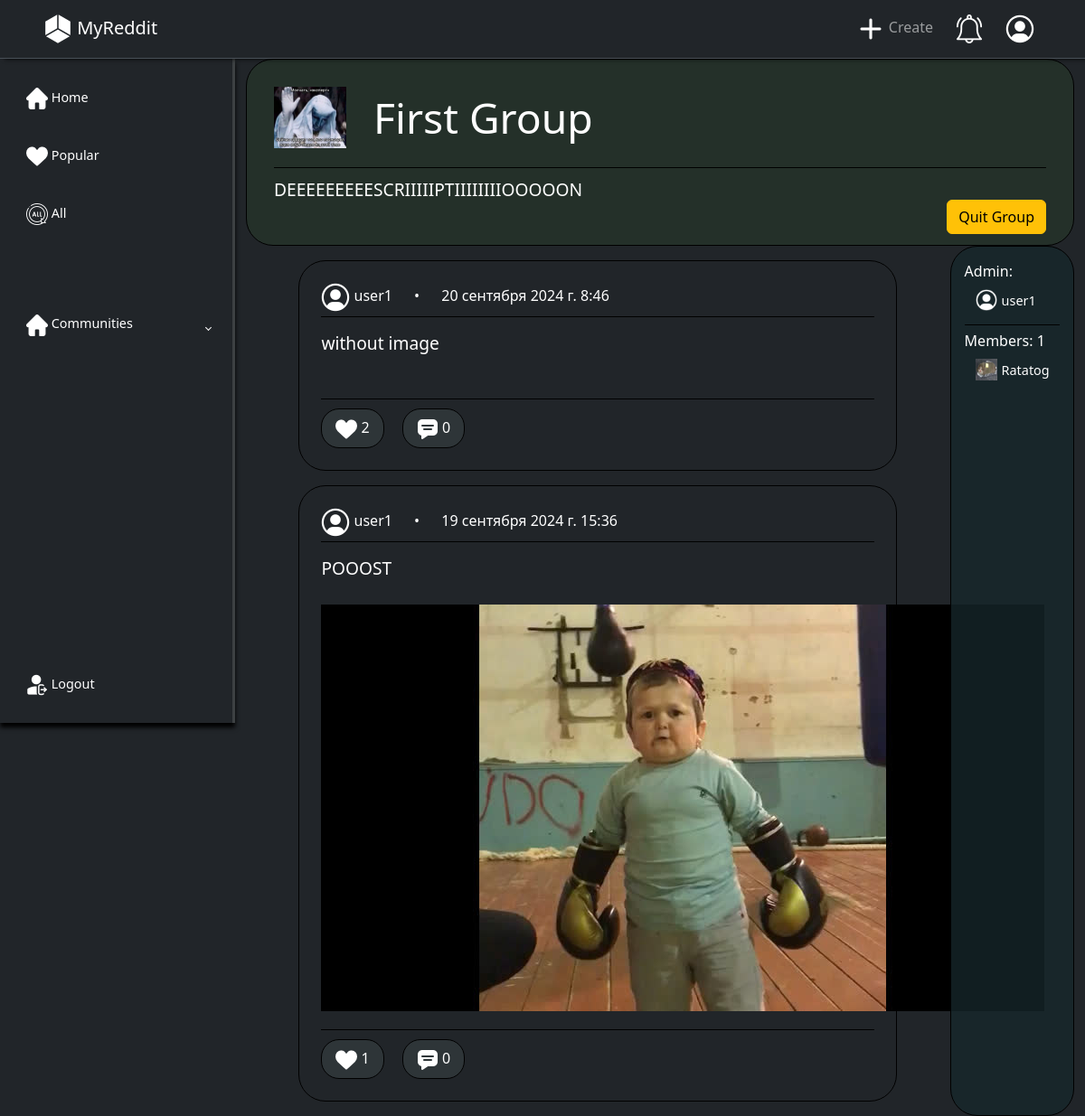
The page /group/3/ (signed in) on the database its author committed.
### main/models.py (models this page shows, shortened)
class Group(models.Model):
    title = models.CharField(max_length=35, verbose_name='Название', unique=True)
    description = models.CharField(max_length=200, blank=True, null=True, default=None, verbose_name='Описание')
    photo = models.ImageField(upload_to="main/group/%Y/%m/%d/", blank=True, null=True, verbose_name='Фото')
    admin = models.ForeignKey("users.User", on_delete=models.CASCADE, null=True, verbose_name='Админ', related_name='group')
    members = models.ManyToManyField("users.User", blank=True, verbose_name="Пользователи", related_name='member')

class Post(models.Model):
    text = models.CharField(max_length=50, verbose_name='Текст')
    likes = models.ManyToManyField('users.User', blank=True, verbose_name='Лайки', related_name='plikes')
    group = models.ForeignKey("main.Group", on_delete=models.CASCADE, null=True, default='', verbose_name='Группа', related_name='post')
    create_date = models.DateTimeField(auto_now_add=True, verbose_name='Дата создания', null=True)
    user = models.ForeignKey("users.User", on_delete=models.CASCADE, verbose_name='Пользователь', related_name='post')
    tags = models.CharField(max_length=300, verbose_name='Теги', null=True, blank=True, default=None)
    class Meta:
        ordering = ['-create_date']
        indexes = [
            models.Index(fields=['text', 'group', '-create_date'])
        ]

class Image(models.Model):
    url = models.ImageField(upload_to="main/post/%Y/%m/%d/", blank=True, null=True, verbose_name='Фото')
    post = models.ForeignKey("main.Post", null=True, blank=True, on_delete=models.CASCADE, verbose_name='Картинка', related_name='img')

### users/models.py (models this page shows, shortened)
class User(AbstractUser):
    avatar = models.ImageField(upload_to="users/%Y/%m/%d/", blank=True, null=True, verbose_name='Фото', default=DEFAULT_USER_IMAGE)
    status = models.CharField(max_length=80, default='', blank=True, null=True, verbose_name='Статус')
    groups = models.ManyToManyField('main.Group', blank=True, related_name='groups', verbose_name='Группы')
    likes = models.ManyToManyField('main.Post', blank=True, related_name='liked', verbose_name='Лайки')

### main/views.py (the view)
# urls.py: path('group/<int:pk>/', views.GroupView.as_view(), name='group'),
class GroupView(LoginMixn, DetailView):
    template_name = 'main/group.html'
    context_object_name = 'group'
    pk_url_kwarg = 'pk'
    def get_context_data(self, **kwargs):
        context =  super().get_context_data(**kwargs)
        context['title'] = context['group'].title
        context['posts'] = context['group'].post.all()
        return context
    def get_object(self, queryset = None):
        return get_object_or_404(Group.objects, pk=self.kwargs[self.pk_url_kwarg])

### main/templatetags/main_tags.py (called while the page is built)
@register.simple_tag(name='md_html')
def madrdown_to_html(text):
    html_content = markdown(text, extensions=['extra', 'fenced_code', 'tables'])
    return mark_safe(html_content)

@register.simple_tag(name='is_member')
def user_is_member(group, user):
    return group.members.filter(pk=user.pk).exists()

### main/templates/main/group.html
{% extends "base.html" %}
{% load main_tags %}
{% block content %}
<div class="group">
    <div class="group-header">
        <div class='g-h-top'>
            <div class="group-photo">
                <img src="{{ group.photo.url }}">
            </div>
            <span>{{ group.title }}</span>
        </div>
        <div class='g-h-bottom'>
            <div class="group-description">
                <span>{% md_html group.description %}</span>
            </div>
        </div>
        <div class="g-h-side">
            {% is_member group user as m %}
            {% if group.admin.pk == user.pk %}
            <a class='btn btn-secondary disabled'>You Are An Admin</a>
            {% elif not m %}
            <a href="{% url "join_group" group.pk %}" class='btn btn-success'>Join Group</a>
            {% else %}
            <a href="{% url "quit_group" group.pk %}" class='btn btn-warning'>Quit Group</a>
            {% endif %}
        </div>
    </div>
    <div class="group-main">
        <div class="group-posts">
            {% for post in posts %}
            {% include "main/includes/post.html" %}
            {% endfor %}
        </div>
        <div class="group-side">
            <div class="admin">
                <span>Admin:</span>
                {% with member=group.admin %}
                {% include "users/includes/profile_mini.html" %}
                {% endwith %}
            </div>
            <div class="members">
                <span>Members: {{group.members.count}}</span>
                <div class="list-members">
                    {% for member in group.members.all %}
                    {% include "users/includes/profile_mini.html" %}
                    {% endfor %}
                </div>
            </div>
        </div>
    </div>
</div>
{% endblock content %}

### main/templates/main/includes/post.html (shortened to what this page needs)
{% load static %}
{% load main_tags %}
<div class="border border-black p-4 my-3 text-white post">
    <a href="{% url "post" post.pk %}">
    <div class="post-header">
        <img src="{{ post.user.avatar.url }}">
        <span class='post-username'>{{post.user.username}}</span>
        <span class='post-date'>{{post.create_date}}</span>
    </div>
    <div class="post-main">
        <span>{% md_html post.text %}</span>
        <div class="post-images">
            {% if post.img.first.url %}
            <img src="{{ post.img.first.url.url }}">
            {% endif %}
        </div>
    </div>
    <div class="post-footer">
        <div class="likes">
            <form action="{% url "like_post" post.pk %}", method='POST'>
                <button type='submit', class='btn_like'>
                    <img src="{% static "images/like.png" %}">
                    <span>{{post.likes.count}}</span>
                </button>
            </form>
        </div>
        <div class="commenting">
            <a href="{% url "post" post.pk %}">
                <img src="{% static "images/comment.png" %}">
                <span>{{post.cpost.count}}</span>
            </a>
        </div>
    </div>
    </a>
</div>

### users/templates/users/includes/profile_mini.html
{% load static %}
<li class="sidebar-item subitem group-mini-li">
    <img src="{{ member.avatar.url }}">
    <a href="{% url "users:profile" member.pk %}" class="sidebar-link">{{member.username}}</a>
</li>

### main/static/css/style.css (style rules this page uses)
a { text-decoration: none; }
li { list-style: none; }
a.sidebar-link { padding: 0.625rem 1.625rem; color: #fff; display: block; font-size: 0.9rem; white-space: nowrap; border-left: 3px solid transparent; }
.subitem img { float: left; margin: 8px 5px 0px 12px; }
.sidebar-item { position: relative; }
.post { margin: auto; width: 70%; border-radius: 30px; }
.post-header { border-bottom: 1px black solid; margin-bottom: 5px; padding-bottom: 5px; }
.post-header img { width: 32px; }
.post-username { margin-right: 20px; }
.post-username::after { content: " •"; margin-left: 20px; }
.post-main { display: flex; flex-direction: column; }
.post-main span { font-size: 120%; margin: 10px 0; }
.post-images { margin: auto; }
.post-main { border-bottom: 1px solid black; padding-bottom: 20px; margin-bottom: 10px; }
.post-footer { display: flex; }
.btn_like, .commenting { margin-right: 20px; background-color: #2e3538; padding: 8px 15px; border-radius: 20px; border: 1px solid black; color: white; }
a { color: white; }
.group-header, .profile-header { margin: auto; background-color: #29412967; padding: 30px; border-radius: 30px; border: 1px solid black; }
.g-h-top, .p-h-top { display: flex; }
.group-photo img, .profile-photo img { width: 80px; margin-right: 30px; }
.g-h-top, .p-h-top { border-bottom: 1px solid black; margin-bottom: 10px; padding-bottom: 20px; }
.g-h-top, .group-header span, .p-h-top, .profile-header span { margin-top: auto; font-size: 170%; }
.g-h-side { float: right; margin-top: -20px; }
.g-h-bottom span, .p-h-bottom span { font-size: 120%; }
.group-main { display: flex; }
.group-posts { width: 85%; }
.group-posts .post { width: 85%; }
.group-side { background-color: #17272bc5; border-radius: 30px; padding: 15px; width: 15%; border: 1px solid black; }
.group-mini-li img { width: 24px !important; height: 24px !important; }
.admin { border-bottom: 1px solid black; padding-bottom: 5px; margin-bottom: 5px; }
.list-members { overflow-y: scroll; max-height: 50vh; }

### rows shown on the page
Group: photo (picture), title "First Group", description "DEEEEEEEEESCRIIIIIPTIIIIIIIIOOOOON", members.count "1"
Post: user.avatar (placeholder picture), user.username "user1", create_date "20 сентября 2024 г. 8:46", text "without image", likes.count "2", cpost.count "0"
Post: user.avatar (placeholder picture), user.username "user1", create_date "19 сентября 2024 г. 15:36", text "POOOST", img.first (picture), likes.count "1", cpost.count "0"
User: avatar (placeholder picture), username "user1"
User: avatar (picture), username "Ratatog"
